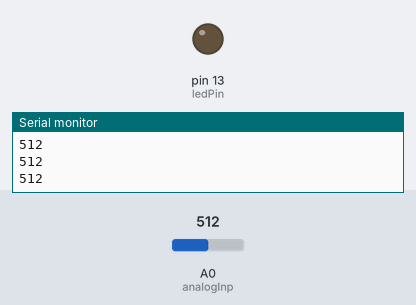
Simulated run of this sketch. Board: Arduino Uno, built with avr-gcc and run on an emulated ATmega328P. Shown: output pins drawn as LEDs (lit = HIGH), the last lines printed to the serial monitor. The test bench sets the inputs (shaded band); at power-on: A0 (analogInp) = 512.

Above: at 1.2 s.
1.3 s: A0 (analogInp) set to 27
2.8 s: A0 (analogInp) set to 22
At 3.8 s:
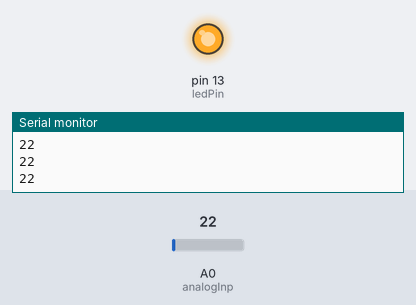
4.3 s: A0 (analogInp) set to 122
At 4.9 s:
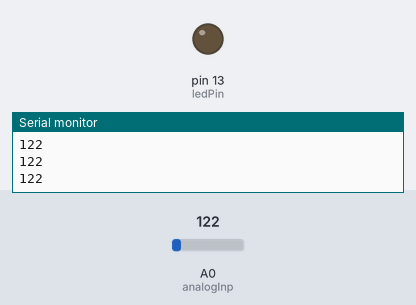
5.8 s: A0 (analogInp) set to 15
At 6.1 s:
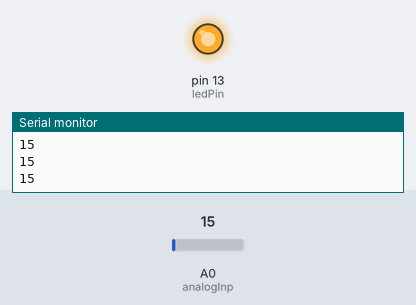
Timing chart, 0 to 8.3 s (numbered marks = the images above; inputs shaded):
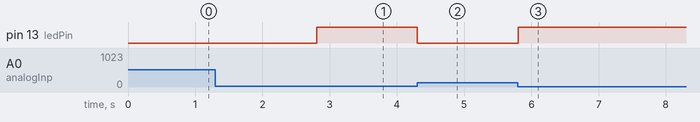

Measured:
- the behaviour switches between 25 and 24 on A0 (analogInp) (found by bisection; images 0 and 1)
- after the input at 2.8 s, pin 13 (ledPin): LOW → HIGH at once
- after the input at 4.3 s, pin 13 (ledPin): HIGH → LOW at once
- after the input at 5.8 s, pin 13 (ledPin): LOW → HIGH at once

The sketch:

ldr.ino
```cpp
int analogInp = A0;
int ledPin = 13;
int ldrLevel = 25;

void setup() {
  pinMode(analogInp, INPUT);
  pinMode(ledPin, OUTPUT);
  Serial.begin(9600);
}

void loop() {
  int value = analogRead(analogInp);
  Serial.println(value);

  if(value < ldrLevel) {
    digitalWrite(ledPin, HIGH);
  } else {
    digitalWrite(ledPin, LOW);
  }
}
```
